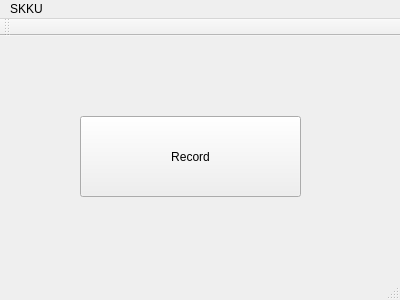
<?xml version="1.0" encoding="UTF-8"?>
<ui version="4.0">
 <class>MainWindow</class>
 <widget class="QMainWindow" name="MainWindow">
  <property name="geometry">
   <rect>
    <x>0</x>
    <y>0</y>
    <width>400</width>
    <height>300</height>
   </rect>
  </property>
  <property name="windowTitle">
   <string>MainWindow</string>
  </property>
  <widget class="QWidget" name="centralWidget">
   <widget class="QPushButton" name="btnRecord">
    <property name="geometry">
     <rect>
      <x>80</x>
      <y>80</y>
      <width>221</width>
      <height>81</height>
     </rect>
    </property>
    <property name="text">
     <string>Record</string>
    </property>
   </widget>
  </widget>
  <widget class="QToolBar" name="mainToolBar">
   <attribute name="toolBarArea">
    <enum>TopToolBarArea</enum>
   </attribute>
   <attribute name="toolBarBreak">
    <bool>false</bool>
   </attribute>
  </widget>
  <widget class="QStatusBar" name="statusBar"/>
  <widget class="QMenuBar" name="menuBar">
   <property name="geometry">
    <rect>
     <x>0</x>
     <y>0</y>
     <width>400</width>
     <height>22</height>
    </rect>
   </property>
   <widget class="QMenu" name="menuSKKU">
    <property name="title">
     <string>SKKU</string>
    </property>
   </widget>
   <addaction name="menuSKKU"/>
  </widget>
 </widget>
 <layoutdefault spacing="6" margin="11"/>
 <resources/>
 <connections/>
</ui>
